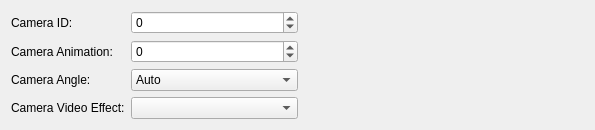
          <widget class="QWidget" name="cameraTab">
           <attribute name="title">
            <string>Camera</string>
           </attribute>
           <layout class="QHBoxLayout" name="horizontalLayout_9" stretch="1,1">
            <item>
             <layout class="QFormLayout" name="formLayout_4">
              <item row="0" column="0">
               <widget class="QLabel" name="label_26">
                <property name="text">
                 <string>Camera ID:</string>
                </property>
               </widget>
              </item>
              <item row="0" column="1">
               <widget class="GFFFieldSpinBox" name="cameraIdSpin">
                <property name="minimum">
                 <number>-1</number>
                </property>
                <property name="maximum">
                 <number>10000</number>
                </property>
               </widget>
              </item>
              <item row="1" column="0">
               <widget class="QLabel" name="label_27">
                <property name="text">
                 <string>Camera Animation:</string>
                </property>
               </widget>
              </item>
              <item row="2" column="0">
               <widget class="QLabel" name="label_28">
                <property name="text">
                 <string>Camera Angle:</string>
                </property>
               </widget>
              </item>
              <item row="1" column="1">
               <widget class="GFFFieldSpinBox" name="cameraAnimSpin">
                <property name="minimum">
                 <number>-1</number>
                </property>
                <property name="maximum">
                 <number>65534</number>
                </property>
               </widget>
              </item>
              <item row="3" column="0">
               <widget class="QLabel" name="label_29">
                <property name="text">
                 <string>Camera Video Effect:</string>
                </property>
               </widget>
              </item>
              <item row="3" column="1">
               <widget class="QComboBox" name="cameraEffectSelect"/>
              </item>
              <item row="2" column="1">
               <widget class="QComboBox" name="cameraAngleSelect">
                <item>
                 <property name="text">
                  <string>Auto</string>
                 </property>
                </item>
                <item>
                 <property name="text">
                  <string>Face</string>
                 </property>
                </item>
                <item>
                 <property name="text">
                  <string>Shoulder</string>
                 </property>
                </item>
                <item>
                 <property name="text">
                  <string>Wide Shot</string>
                 </property>
                </item>
                <item>
                 <property name="text">
                  <string>Animated Camera</string>
                 </property>
                </item>
                <item>
                 <property name="text">
                  <string>No Change</string>
                 </property>
                </item>
                <item>
                 <property name="text">
                  <string>Static Camera</string>
                 </property>
                </item>
               </widget>
              </item>
             </layout>
            </item>
            <item>
             <spacer name="horizontalSpacer_2">
              <property name="orientation">
               <enum>Qt::Horizontal</enum>
              </property>
              <property name="sizeHint" stdset="0">
               <size>
                <width>324</width>
                <height>20</height>
               </size>
              </property>
             </spacer>
            </item>
           </layout>
          </widget>
